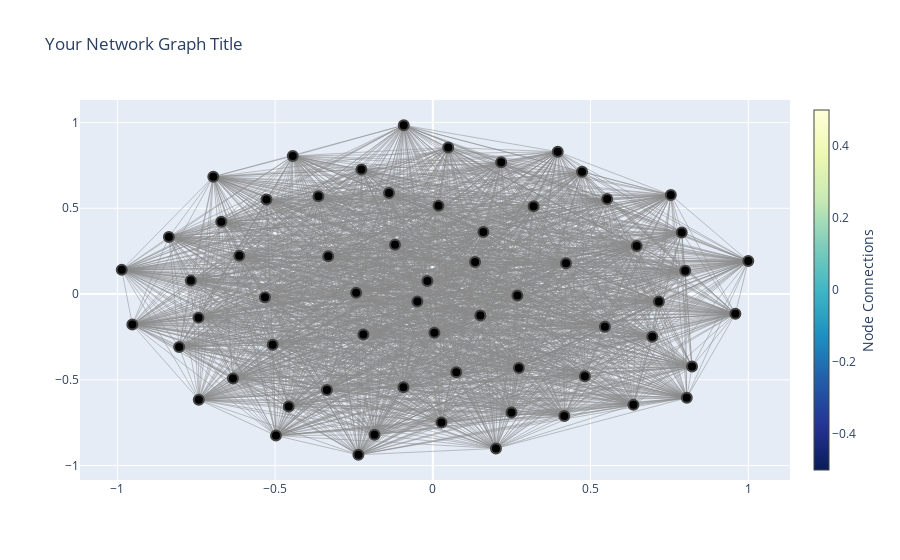

Notebook source saved alongside this figure:
### Code cell
layout = go.Layout(
    showlegend=False,
    hovermode='closest',
    title="Your Network Graph Title"
)

# Add edge_trace and node_trace to the data list
data = [edge_trace, node_trace]

# Create the figure
fig = go.Figure(data=data, layout=layout)

# Display the graph (in a Jupyter Notebook) or save it to an HTML file
pyo.iplot(fig)

### Figure 1 — Plotly figure (JSON) as saved in the notebook; plotly's stock layout.template omitted (floating-point values rounded to 4 significant figures; data arrays with more than 128 entries replaced by an {"elided": "..."} marker saying what was removed)
{"data": [{"hoverinfo": "none", "line": {"color": "#888", "width": 0.5}, "mode": "lines", "type": "scatter", "x": {"elided": "5859 float values"}, "y": {"elided": "5859 float values"}}, {"hoverinfo": "text", "marker": {"color": [], "colorbar": {"thickness": 15, "title": {"side": "right", "text": "Node Connections"}, "xanchor": "left"}, "colorscale": [[0, "rgb(255,255,217)"], [0.125, "rgb(237,248,177)"], [0.25, "rgb(199,233,180)"], [0.375, "rgb(127,205,187)"], [0.5, "rgb(65,182,196)"], [0.625, "rgb(29,145,192)"], [0.75, "rgb(34,94,168)"], [0.875, "rgb(37,52,148)"], [1, "rgb(8,29,88)"]], "line": {"width": 2}, "reversescale": true, "showscale": true, "size": 10}, "mode": "markers", "type": "scatter", "x": [0.4169, 0.2682, -0.6134, -0.3316, -0.243, 0.4732, -0.0931, -0.2359, 0.02744, -0.5322, 0.2168, 0.005032, -0.9861, -0.4972, -0.4568, 0.5528, 0.5456, 0.04885, -0.7419, 0.01802, 0.07451, -0.1849, 0.7892, -0.2201, 0.3195, -0.3356, 0.4223, -0.8042, 0.482, 1, -0.6335, 0.134, -0.1388, -0.5077, 0.1507, -0.6958, -0.04901, -0.2263, 0.8051, 0.7547, -0.8367, 0.2494, 0.8218, 0.6464, 0.1603, -0.9526, -0.4439, 0.3961, 0.8004, 0.2729, -0.3626, 0.7167, 0.2002, -0.767, -0.6706, 0.9592, 0.6958, -0.7427, -0.01719, 0.636, -0.1199, -0.09216, -0.5274], "y": [-0.7105, -0.007823, 0.2226, 0.2201, 0.007077, 0.7129, -0.544, -0.9369, -0.7484, -0.01931, 0.7679, -0.2251, 0.141, -0.8254, -0.656, 0.5537, -0.1911, 0.8545, -0.6167, 0.5151, -0.456, -0.8199, 0.3589, -0.2354, 0.512, -0.5591, 0.1791, -0.3091, -0.4788, 0.1922, -0.4918, 0.187, 0.5894, -0.2962, -0.1249, 0.6838, -0.04367, 0.7257, -0.6052, 0.5772, 0.3331, -0.6902, -0.4229, 0.2804, 0.3612, -0.1778, 0.8047, 0.8296, 0.1365, -0.4307, 0.5703, -0.04276, -0.9003, 0.07833, 0.4209, -0.1147, -0.2491, -0.1375, 0.07608, -0.6461, 0.2871, 0.9841, 0.5507]}], "layout": {"hovermode": "closest", "showlegend": false, "title": {"text": "Your Network Graph Title"}}}
